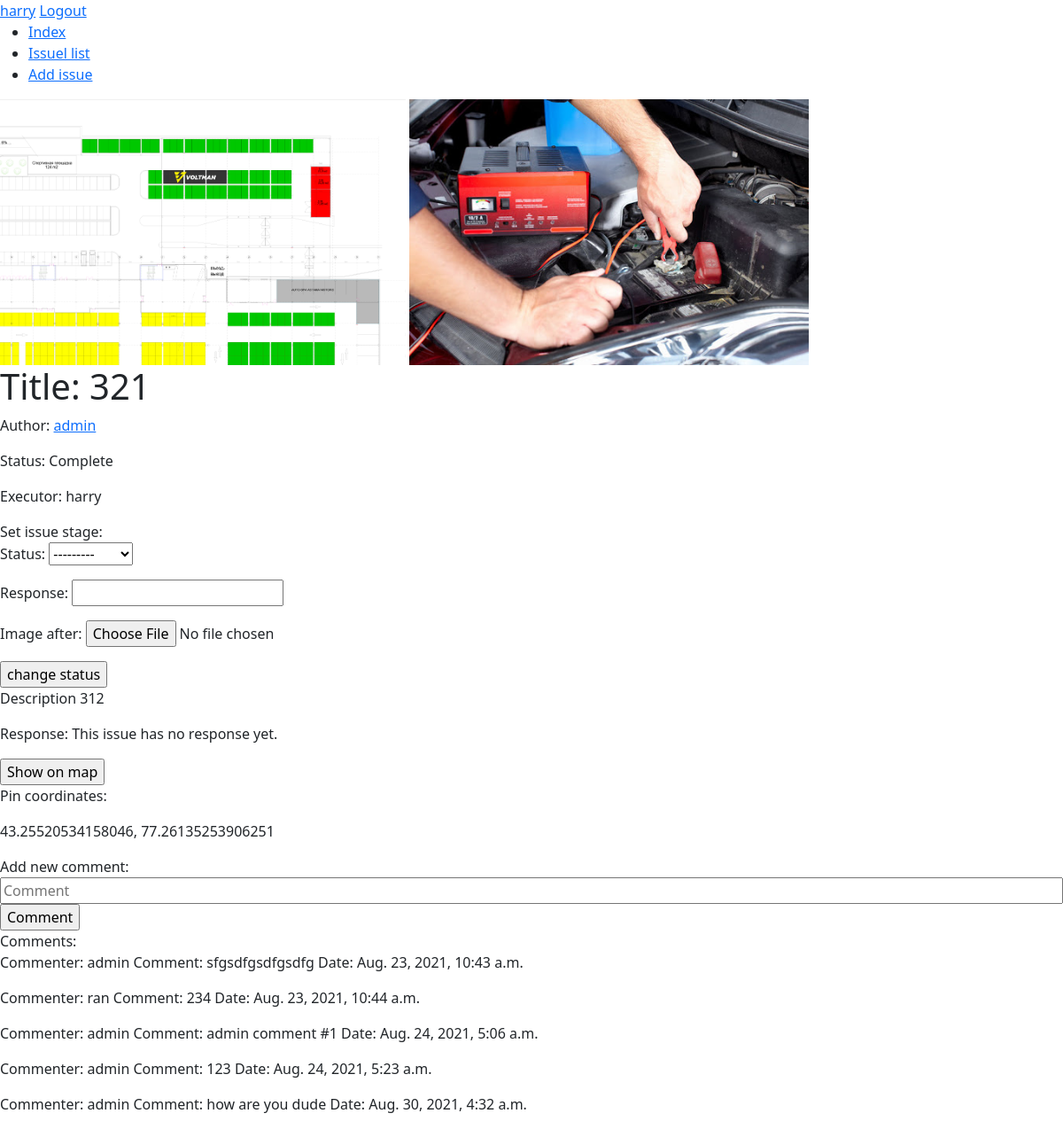
The page /issue_page/14 (signed in) on the database its author committed.
### fix/models.py (models this page shows, shortened)
class User(AbstractUser):
    profile_image = models.ImageField(upload_to="profile_images", blank=True, null=True)
    rank = models.CharField(max_length=1, choices=RANKS)
    role = models.CharField(max_length=1, choices=ROLE)
    phone = models.CharField(max_length=11, blank=True)

class Issue(models.Model):
    author = models.ForeignKey(User, on_delete=models.RESTRICT, related_name="applications")
    executor = models.ForeignKey(User, on_delete=models.RESTRICT, related_name="jobs", blank=True, null=True)
    title = models.CharField(max_length=128)
    description = models.CharField(max_length=1024)
    response = models.CharField(max_length=1024, blank=True, null=True)
    date_created = models.DateTimeField(auto_now_add=True)
    status = models.CharField(max_length=1, choices=STATUS)
    image_before = models.ImageField(upload_to="images")
    image_after = models.ImageField(upload_to="images", blank=True, null=True)
    latitude = models.FloatField()
    longitude = models.FloatField()

class Chat(models.Model):
    commenter = models.ForeignKey(User, on_delete=models.CASCADE, related_name="comments")
    issue = models.ForeignKey(Issue, on_delete=models.CASCADE, related_name="conversation")
    date = models.DateTimeField(auto_now_add=True)
    comment = models.CharField(max_length=512)

### fix/views.py (the view)
# urls.py: path('issue_page/<int:issue_id>', views.issue_page, name="issue_page"),
def issue_page(request, issue_id):
    issue_data = Issue.objects.get(pk=issue_id)
    comments = issue_data.conversation.all()
    return render(request, "fix/issue_page.html", {
        "issue_data": issue_data,
        "comments": comments,
        "statuses": STATUS,
        "form": IssueUpdateForm(),
    })

### fix/views.py (shortened to what this page needs)
class IssueUpdateForm(forms.ModelForm):
    class Meta:
        model = Issue
        fields = ('status', 'response', 'image_after')

### fix/templates/fix/issue_page.html (shortened to what this page needs)
{% extends 'fix/layout.html' %}
{% load static %}
{% block body %}
    <img src="{{ issue_data.image_before.url }}" alt="image" style="max-height:300px">
    {% if issue_data.image_after %}
        <img src="{{ issue_data.image_after.url }}" alt="image" style="max-height:300px">
    {% endif %}
    <h1>Title: {{ issue_data.title }}</h1>
    <p>Author: <a href="{% url 'user_page' issue_data.author.id %}">{{ issue_data.author }}</a></p>
    <p>Status: {{ issue_data.get_status_display }}</p>
    <p>Executor: {% if issue_data.executor %}{{ issue_data.executor }}{% else %}This issue has no executor yet.{% endif %}</p>
    {% if request.user == issue_data.executor or request.user.role == 'M' and issue_data.status == 'N'   %}
    <div>Set issue stage:
        <form action="{% url 'status_change' %}" method="post" enctype="multipart/form-data">
            {{ form.as_p }}
            <input type="submit" value="change status">
        </form>
    </div>
    {% endif %}
    <p id="issue_description">Description {{ issue_data.description }}</p>
    <p id="issue_response">Response: {% if issue_data.response %} {{ issue_data.response }} {% else %} This issue has no response yet. {% endif %}</p>
    <input id="create" type="button" value="Show on map">
    <p>Pin coordinates: <div id="location">{{ issue_data.latitude }}, {{ issue_data.longitude }}</div></p>
    {% if user.is_authenticated %}
        <div>Add new comment:
            <form action="{% url 'add_comment' %}" method="post">
                <input type="textarea" style="width: 100%;" name="new_comment" id="new_comment" placeholder="Comment">
                <input type="submit" value="Comment">
            </form>
        </div>
    {% endif %}
    <div>Comments:
        <div>
            {% for i in comments %}
                <p>
                    Commenter: {{ i.commenter }}
                    Comment: {{ i.comment}}
                    Date: {{ i.date }}
                </p>
            {% endfor %}
        </div>
    </div>
{% endblock %}

### fix/templates/fix/layout.html (shortened to what this page needs)
{% load static %}
<!DOCTYPE html>
<html lang="en">
    <head>
        <link rel="stylesheet" href="{% static 'fix/bootstrap.min.css' %}">
    </head>
    <body>
        <header>
            {% if user.is_authenticated %}
                <a href="{% url 'user_page' user.id %}">{{ user }}</a>
                <a href="{% url 'logout' %}">Logout</a>
            {% endif %}
            <div>
                <ul>
                    <li><a href="{% url 'index' %}">Index</a></li>
                    <li><a href="{% url 'issues_list' %}">Issuel list</a></li>
                    <li><a href="{% url 'add_issue' %}">Add issue</a></li>
                </ul>
            </div>
        </header>
        {% block body %}
        {% endblock %}
    </body>
</html>

### rows shown on the page
User: username "harry"
Issue: image_before (picture), image_after (picture), title "321", author "admin", status "Complete", executor "harry", description "312", latitude "43.25520534158046", longitude "77.26135253906251"
Chat: commenter "admin", comment "sfgsdfgsdfgsdfg", date "Aug. 23, 2021, 10:43 a.m."
Chat: commenter "ran", comment "234", date "Aug. 23, 2021, 10:44 a.m."
Chat: commenter "admin", comment "admin comment #1", date "Aug. 24, 2021, 5:06 a.m."
Chat: commenter "admin", comment "123", date "Aug. 24, 2021, 5:23 a.m."
Chat: commenter "admin", comment "how are you dude", date "Aug. 30, 2021, 4:32 a.m."
